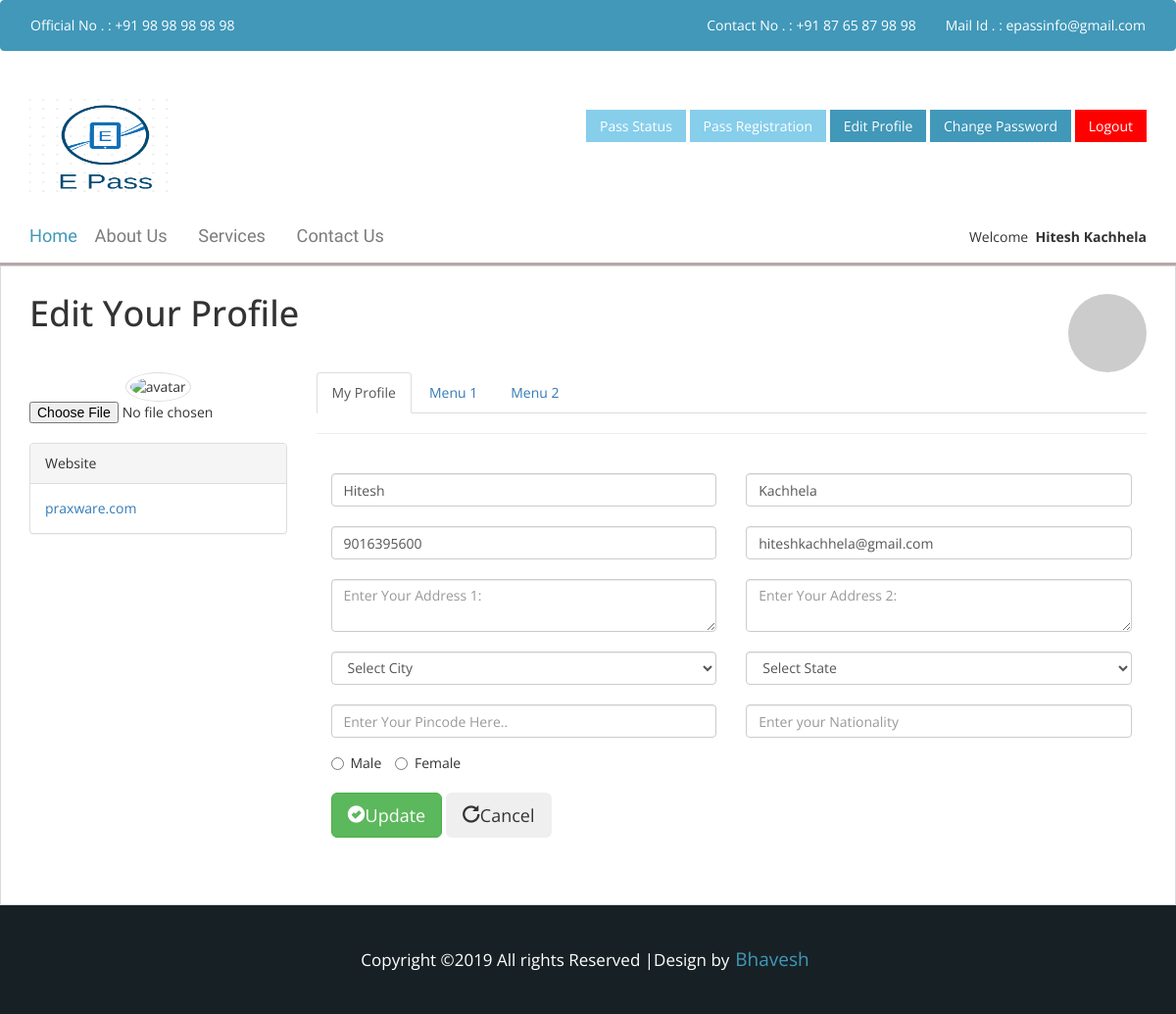
The app's page /profile1.php (signed in) with its own data.
### tables this page shows
CREATE TABLE `registration` (
  `id` int(11) NOT NULL,
  `fname` varchar(30) NOT NULL,
  `lname` varchar(30) NOT NULL,
  `email` varchar(50) NOT NULL,
  `contact` varchar(10) NOT NULL,
  `password` varchar(20) NOT NULL,
  `address1` varchar(255) NOT NULL,
  `address2` varchar(255) NOT NULL,
  `state` varchar(30) NOT NULL,
  `city` varchar(30) NOT NULL,
  `pincode` int(11) NOT NULL,
  `nationality` varchar(100) NOT NULL,
  `gender` varchar(10) NOT NULL,
  `dob` date NOT NULL,
  `image` varchar(255) NOT NULL,
  `created_at` timestamp NOT NULL DEFAULT CURRENT_TIMESTAMP,
  `updated_at` timestamp NOT NULL DEFAULT CURRENT_TIMESTAMP ON UPDATE CURRENT_TIMESTAMP
);

### profile1.php (the view, shortened to what this page needs)
<?php
include 'inc/connection.php';
$id=$_SESSION["userid"];
$result= $con->query("select * from registration where id='$id'");
$user= $result->fetch_object();
?>
<!DOCTYPE HTML>
<html>
<head>
<link href="css/bootstrap.css" rel="stylesheet" type="text/css" media="all">
<link href="css/style.css" rel="stylesheet" type="text/css" media="all" />
<link rel="stylesheet" href="css/swipebox.css">
</head>
<body>
  <?php include 'inc/header.php';?>
 <div class="content">
 <div class="contact">
 <div class="container bootstrap snippet">
    <div class="row">
  		<div class="col-sm-10"><h1>Edit Your Profile</h1></div>
                <div class="col-sm-2"><a href="/users" class="pull-right"><img title="profile image" style="" class="img-circle img-responsive" src="http://www.gravatar.com/avatar/28fd20ccec6865e2d5f0e1f4446eb7bf?s=100"></a></div>
    </div>
    <div class="row">
  		<div class="col-sm-3">
      <div class="text-center">
        <img src="http://ssl.gstatic.com/accounts/ui/avatar_2x.png" class="avatar img-circle img-thumbnail" alt="avatar">
        <input type="file" class="text-center center-block file-upload">
      </div></hr><br>
          <div class="panel panel-default">
            <div class="panel-heading">Website <i class="fa fa-link fa-1x"></i></div>
            <div class="panel-body"><a href="http://praxware.com">praxware.com</a></div>
          </div>
        </div>
    	<div class="col-sm-9">
            <ul class="nav nav-tabs">
                <li class="active"><a data-toggle="tab" href="#home">My Profile</a></li>
                <li><a data-toggle="tab" href="#messages">Menu 1</a></li>
                <li><a data-toggle="tab" href="#settings">Menu 2</a></li>
              </ul>
          <div class="tab-content">
            <div class="tab-pane active" id="home">
                <hr>
                  <form class="form" action="##" method="post" id="">
                      <div class="form-group">
                          <div class="col-xs-6">
                             <br/>
                             <input type="text" class="form-control" name="fname" id="fname" placeholder="first name" value="<?php echo $user->fname; ?>" >
                          </div>
                      </div>
                      <div class="form-group">
                          <div class="col-xs-6">
                           <br/>
                           <input type="text" class="form-control" name="lname" id="lname" placeholder="last name" value="<?php echo $user->lname; ?>">
                          </div>
                      </div>
                      <div class="form-group">
                          <div class="col-xs-6">
                              <br/>
                              <input type="text" class="form-control" name="contact" id="contact" placeholder="Enter Phone" value="<?php echo $user->contact; ?>">
                          </div>
                      </div>
                      <div class="form-group">
                          <div class="col-xs-6">
                             <br/>
                              <input type="text" class="form-control" name="email" id="email" placeholder="Enter Your Email Id" value="<?php echo $user->email; ?>">
                          </div>
                      </div>
                      <div class="form-group">
                          <div class="col-xs-6">
                              <br/>
                              <textarea class="form-control" name="address1" placeholder="Enter Your Address 1:"></textarea>
                          </div>
                      </div>
                      <div class="form-group">
                          <div class="col-xs-6">
                              <br/>
                              <textarea class="form-control" name="address2" placeholder="Enter Your Address 2:"></textarea>
                          </div>
                      </div>
                      <div class="form-group">
                          <div class="col-xs-6">
                              <br/>
                            <select class="form-control" id="city" name="city">
                                <option value="">Select City</option>
                            </select>
                          </div>
                      </div>
                      <div class="form-group">
                          <div class="col-xs-6">
                          <br/>
                            <select class="form-control" id="state" name="state">
                                <option value="">Select State</option>
                            </select>
                          </div>
                      </div>
                      <div class="form-group">
                          <div class="col-xs-6">
                           <br/>
                              <input type="text" class="form-control" name="pincode" id="pincode" placeholder="Enter Your Pincode Here.." title="enter your last name if any.">
                          </div>
                      </div>
                      <div class="form-group">
                          <div class="col-xs-6">
                           <br/>
                              <input type="text" class="form-control" name="nationality" id="nationality" placeholder="Enter your Nationality" title="enter your last name if any.">
                          </div>
                      </div>
                      <div class="form-group" style="position: relative;top:15px;left:15px;">
                              <label class="radio-inline">
                                  <input type="radio" name="gender" value="male" >Male
    </label>
    <label class="radio-inline">
        <input type="radio" name="gender" value="female">Female
    </label>
                      </div>
                      <div class="form-group">
                           <div class="col-xs-12">
                                <br>
                              	<button class="btn btn-lg btn-success" type="submit" name="update"><i class="glyphicon glyphicon-ok-sign"></i>Update</button>
                               	<button class="btn btn-lg" type="reset"><i class="glyphicon glyphicon-repeat"></i>Cancel</button>
                                <br/><br/><br/>
                            </div>
                      </div>
              	</form>
             </div>
              </div>
          </div>
        </div>
    </div>
</div>
  </div>
	<?php
        include 'inc/footer.php';
        ?>
 </body>
</html>

### inc/header.php (shortened to what this page needs)
<?php
include 'inc/connection.php';
if(isset($_SESSION["userid"]))
{
    $id=$_SESSION["userid"];
    $result= $con->query("select * from registration where id='$id'");
    $profile= $result->fetch_object();
}
?>
<nav class="navbar navbar-inverse">
  <div class="container-fluid">
    <ul class="nav navbar-nav">
        <li class=""><a href="#">Official No . : +91 98 98 98 98 98 <span class="sr-only">(current)</span></a></li>
      </ul>
    <div class="collapse navbar-collapse" id="bs-example-navbar-collapse-1">
      <ul class="nav navbar-nav navbar-right">
        <li><a href="#">Contact No . : +91 87 65 87 98 98 </a></li>
        <li><a href="#">Mail Id . : epassinfo@gmail.com </a></li>
      </ul>
    </div>
  </div>
</nav>
<div class="header">
  <div class="container">
    <div class="header-bottom">
  <div class="logo">
<a href="index.php"> <img src="../OBPS/p2.png" style="height: 100px; width: 150px;"></a>
  </div>
    <div class="buttons" style="position: relative;top:15px;">
        <?php if(isset($_SESSION["userid"])){ ?>
        <a href="pass_status.php" class="button" style="background-color: skyblue;color:white" >Pass Status</a>
        <a href="pass_reg.php" class="button" style="background-color: skyblue;color:white" >Pass Registration</a>
                                <a href="profile.php" class="button" >Edit Profile</a>
                    <a href="change_password.php" class="button1">Change Password</a>
                                <a href="logout.php" class="button" style="background-color:red" >Logout</a>
                                <?php } ?>
        </div>
<div class="clearfix"></div>
  </div>
 <div class="header-top">
  <div class="top-menu">
<ul>
   	<li><a href="index.php" class="active">home</a></li>
        <li><a href="about.php">About Us</a></li>
        <li><a href="services.php">Services</a></li>
   	<li><a href="contact.php">Contact Us</a></li>
    </ul>
	</div>
	<div class="buttons">
				   		<?php
                        if(isset($_SESSION["userid"])) echo "Welcome <b>&nbsp;$profile->fname $profile->lname</b>";
                           else {
                               ?>
             <a href="joinus.php" class="button" >Join Us</a>
		                <a href="login.php" class="button1">Sign In</a>
                               <?php
                           }
                                                ?>
				</div>
			<div class="clearfix"></div>
</div>
</div>
  </div>

### css/style.css (style rules this page uses)
body a { transition:0.5s all; -webkit-transition:0.5s all; -moz-transition:0.5s all; -o-transition:0.5s all; -ms-transition:0.5s all; }
h1,h2,h3,h4,h5,h6 { padding:0 0; margin:0 0; }
ul { padding:0 0; margin:0 0; }
body { padding:0 0; margin:0 0; font-family: 'Open Sans', sans-serif; }
.header { padding: 1em 0 0; border-bottom: 3px solid#B6A7A7; }
.logo { float:left; }
.logo a { display: block; }
.header-top { padding: 1em 0; }
.header-bottom { padding: 1em 0; }
.top-menu ul li { display: inline-block; margin: 0 1em; }
.top-menu ul li a { font-size: 1.3em; text-decoration: none; text-transform:capitalize; color:#7c7c7c; font-family: 'Exo 2', sans-serif; }
.top-menu ul li a.active { color: #4198b9; }
.top-menu { float: left; }
.top-menu ul li:nth-child(1) { margin: 0; }
.buttons { float: right; margin-top: 0.3em; }
a.button { font-size: 1em; color: #fff; padding: 0.5em 1em; background: #4198b9; text-transform: capitalize; text-decoration: none; }
a.button1 { font-size: 1em; color: #fff; padding: 0.5em 1em; background:#4198b9; text-transform: capitalize; text-decoration: none; }
.navbar-inverse .navbar-nav > li > a { color: #fff !important; }
.navbar-inverse { background-color: #4198b9 !important; border-color: #4198b9 !important; }
.container:after { content: "\0020"; display: block; height: 0; clear: both; visibility: hidden; }
.clearfix:before, .clearfix:after, .row:before, .row:after { content: '\0020'; display: block; overflow: hidden; visibility: hidden; width: 0; height: 0; }
.row:after, .clearfix:after { clear: both; }
.contact { padding: 2em 1em; border: 1px solid #D8DADC; }

### records on screen
registration: fname "Hitesh", lname "Kachhela", contact "9016395600", email "hiteshkachhela@gmail.com"
